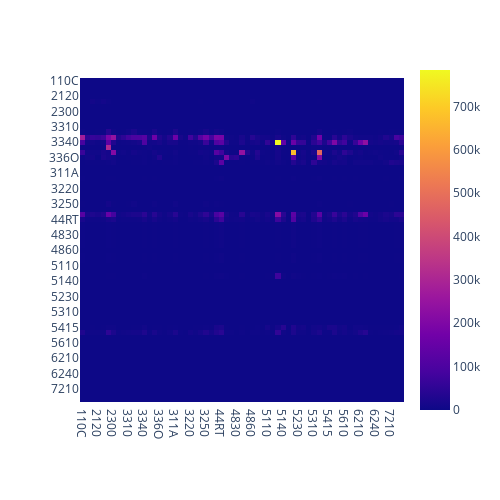

Notebook cell for this chart:
### Code cell
# sum over years and display
nonres_equip_agg = pd.DataFrame(nonres_equip.sum(axis = 0))
nonres_equip_agg.columns = sectors
nonres_equip_agg.index = sectors
px.imshow(nonres_equip_agg, width=500, height=500)

### Figure 1 — Plotly figure (JSON) as saved in the notebook; plotly's stock layout.template omitted (floating-point values rounded to 4 significant figures; data arrays with more than 128 entries replaced by an {"elided": "..."} marker saying what was removed)
{"data": [{"coloraxis": "coloraxis", "hovertemplate": "x: %{x}<br>y: %{y}<br>color: %{z}<extra></extra>", "name": "0", "type": "heatmap", "x": ["110C", "113F", "2110", "2120", "2130", "2200", "2300", "3210", "3270", "3310", "3320", "3330", "3340", "3350", "336M", "336O", "3370", "338A", "311A", "313T", "315A", "3220", "3230", "3240", "3250", "3260", "4200", "44RT", "4810", "4820", "4830", "4840", "4850", "4860", "487S", "4930", "5110", "5120", "5130", "5140", "5210", "5220", "5230", "5240", "5250", "5310", "5320", "5411", "5415", "5412", "5500", "5610", "5620", "6100", "6210", "622H", "6230", "6240", "711A", "7130", "7210", "7220", "8100"], "xaxis": "x", "y": ["110C", "113F", "2110", "2120", "2130", "2200", "2300", "3210", "3270", "3310", "3320", "3330", "3340", "3350", "336M", "336O", "3370", "338A", "311A", "313T", "315A", "3220", "3230", "3240", "3250", "3260", "4200", "44RT", "4810", "4820", "4830", "4840", "4850", "4860", "487S", "4930", "5110", "5120", "5130", "5140", "5210", "5220", "5230", "5240", "5250", "5310", "5320", "5411", "5415", "5412", "5500", "5610", "5620", "6100", "6210", "622H", "6230", "6240", "711A", "7130", "7210", "7220", "8100"], "yaxis": "y", "z": {"elided": "63x63 float values"}}], "layout": {"coloraxis": {"colorscale": [[0, "#0d0887"], [0.1111, "#46039f"], [0.2222, "#7201a8"], [0.3333, "#9c179e"], [0.4444, "#bd3786"], [0.5556, "#d8576b"], [0.6667, "#ed7953"], [0.7778, "#fb9f3a"], [0.8889, "#fdca26"], [1, "#f0f921"]]}, "height": 500, "margin": {"t": 60}, "width": 500, "xaxis": {"anchor": "y", "constrain": "domain", "domain": [0, 1], "scaleanchor": "y"}, "yaxis": {"anchor": "x", "autorange": "reversed", "constrain": "domain", "domain": [0, 1]}}}
